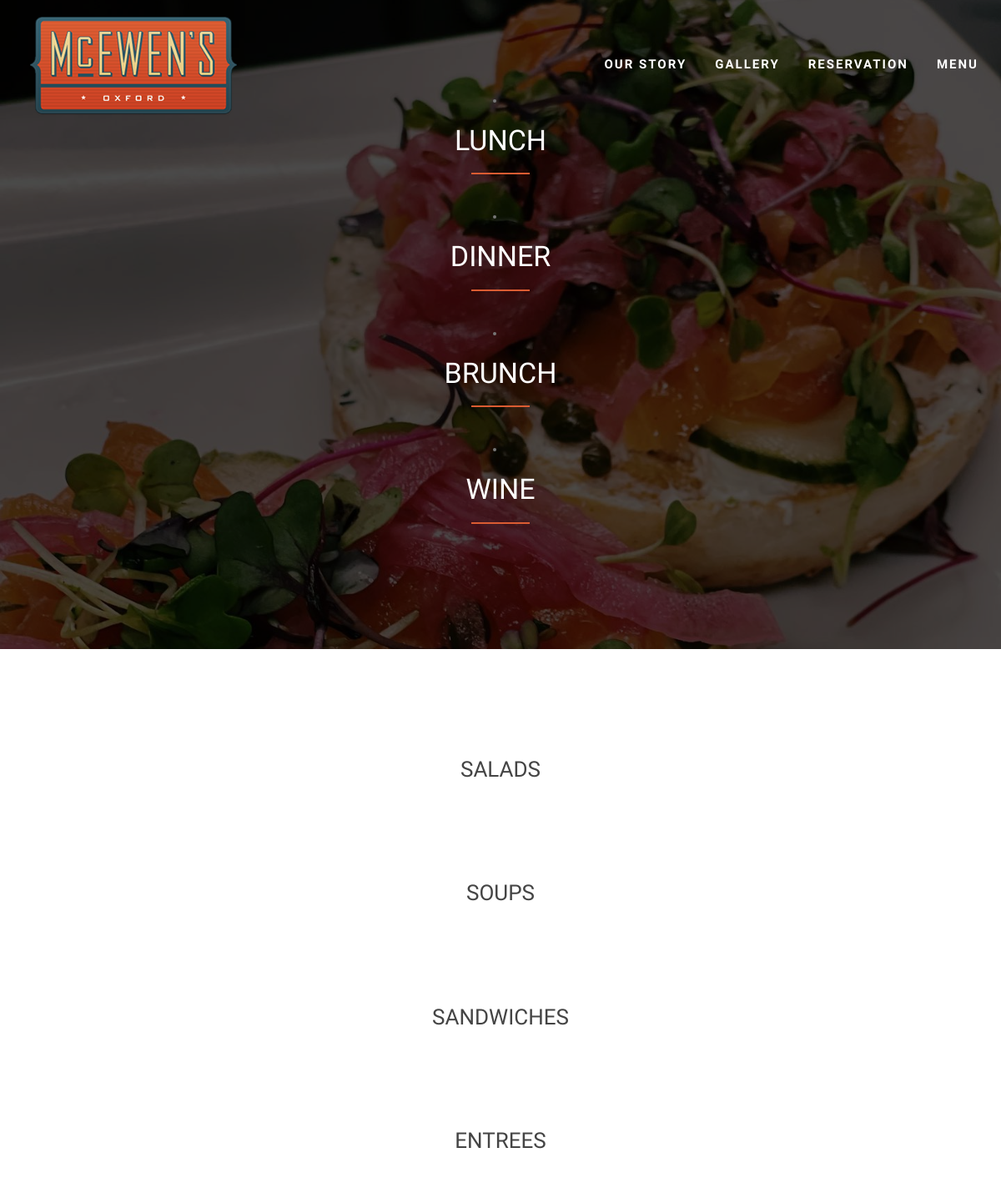
The app's page /brunch/, older data.
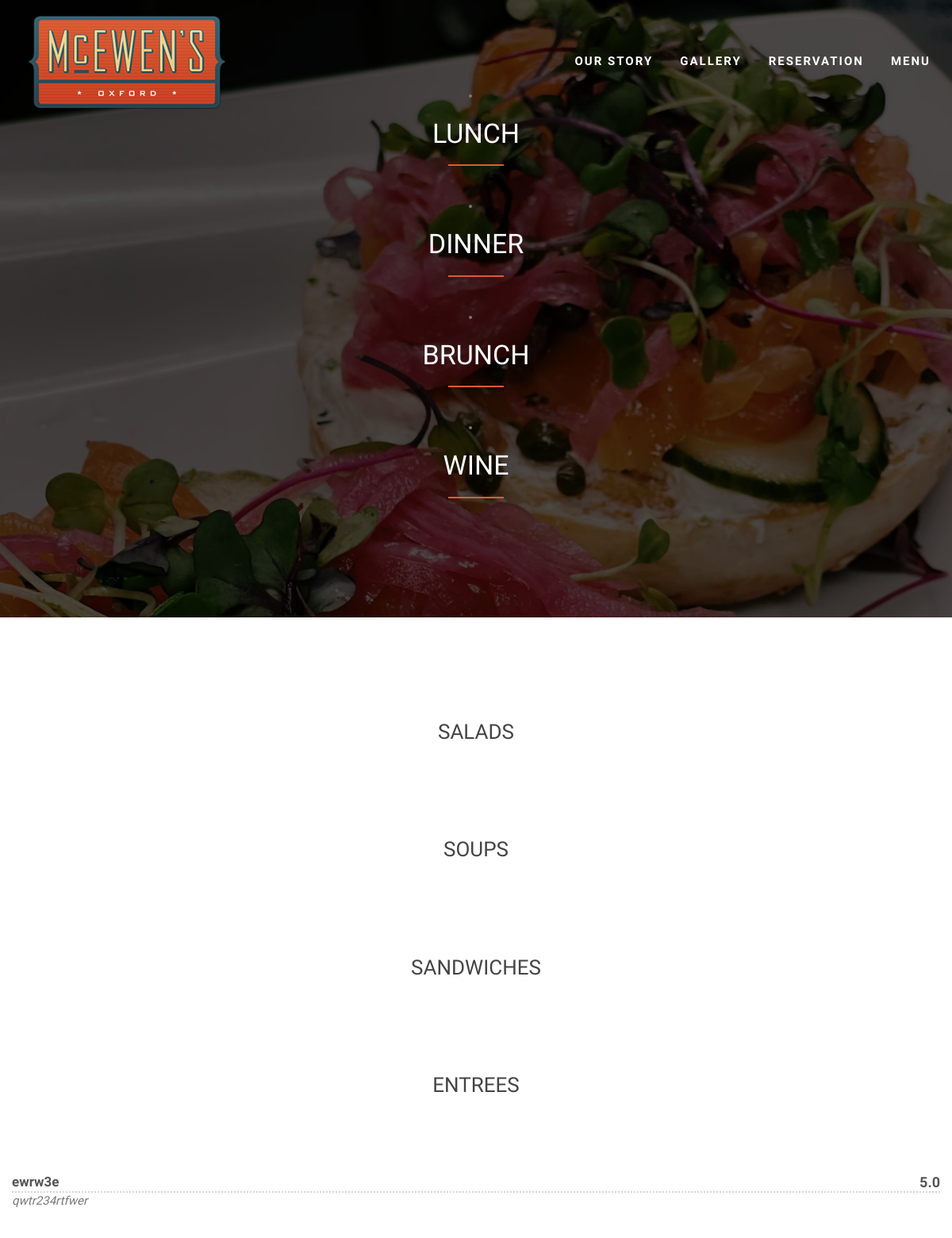
The same page, newer data.
### mcewens/models.py (models this page shows)
class MenuItem(models.Model):
    name = models.CharField(max_length=50)
    CATEGORY_CHOICES = (
        ("Brunch", "Brunch"),
        ("Lunch", "Lunch"),
        ("Dinner", "Dinner"),
        ("Wine and Cocktails", "Wine and Cocktails"),
    )
    category = models.CharField(choices=CATEGORY_CHOICES, max_length=50)
    TYPE_CHOICES = (
        ("Appetizers", "Appetizers"),
        ("Salads", "Salads"),
        ("Soups", "Soups"),
        ("Entrees", "Entrees"),
        ("Sandwiches", "Sandwiches"),
        ("Wine", "Wine"),
        ("Cocktails", "Cocktails"),
    )
    item_type = models.CharField(choices=TYPE_CHOICES, max_length=50, blank=True)
    description = models.TextField(max_length=200, blank=True)
    price = models.CharField(max_length=50)
    CURRENT_CHOICES = (
        (1, "On menu"),
        (0, "Not on menu"),
    )
    current = models.IntegerField(default=1, choices=CURRENT_CHOICES)
    class Meta:
        unique_together = ("name", "category")

### mcewens/views.py (the view)
# urls.py: path("brunch/", brunch_view, name="brunch"),
def brunch_view(request):
    TYPES = ("Salads", "Soups", "Sandwiches", "Entrees")
    brunch_item = get_current_by_category("Brunch").values()
    return render(request, "sunday_brunch.html", {"types": TYPES, "items": brunch_item})

### mcewens/models.py (called while the page is built)
def get_current_by_category(cat):
    return MenuItem.objects.filter(category=cat, current=1)

### mcewens/templates/sunday_brunch.html (shortened to what this page needs)
{% extends 'index.html' %} {% block content%}
<div id="restaurant-menu-brunch">
  <div class="section-title text-center center">
    <div class="overlay">
      <li>
        <a id="lunch-link" href="{% url 'lunch' %}" class="page-scroll">
          <h2>Lunch</h2>
        </a>
      </li>
      <hr />
      <li>
        <a id="dinner-link" href="{% url 'dinner' %}" class="page-scroll">
          <h2>Dinner</h2>
        </a>
      </li>
      <hr />
      <li>
        <a id="brunch-link" href="{% url 'brunch' %}" class="page-scroll">
          <h2>Brunch</h2>
        </a>
      </li>
      <hr />
      <li>
        <a id="wine-link" href="{% url 'wine' %}" class="page-scroll">
          <h2>Wine</h2>
        </a>
      </li>
      <hr />
    </div>
  </div>
  <div class="container">
    <div class="row">
   {% for type in types %}
      <div class="container">
        <div class="row">
           <div class="overlay">
            <h2 class="menu-section-title">{{ type }}</h2>
            <div class="overlay">
              <div class="container">
                <div class="row">
                    {% for item in items %} {% if item.item_type == type %}
                    <div class="menu-item">
                      <div class="menu-item-name">{{ item.name }}</div>
                      <div class="menu-item-price">{{ item.price }}</div>
                      <div class="menu-item-description">{{ item.description }}</div>
                    </div>
                    {% endif %} {% endfor %} {% endfor %}
                  </div>
                  {% endblock content%}

Row changes from the older to the newer data that the page shows:
added MenuItem: name "ewrw3e", price "5.0", description "qwtr234rtfwer"
